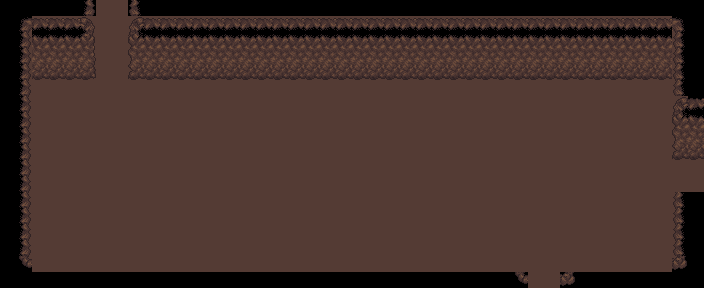

Rendered tile map (Tiled .tmx) drawn with the repository's tilesets; below, a short description and the map source with its tile grids summarised:
An orthogonal 44x18 tile map with 16x16 px tiles, 3 tile layers (Base, Ground, Upper), 2 tilesets and 3 objects (3x Entrance).

<map version="1.5" tiledversion="1.6.0" orientation="orthogonal" renderorder="right-down" width="44" height="18" tilewidth="16" tileheight="16" infinite="0" nextlayerid="22" nextobjectid="48">
 <properties>
  <property name="ActiveSpawn" type="int" value="1" />
  <property name="Dungeon" value="Cave" />
  <property name="MapType" value="Cave" />
  <property name="ResourcesMinMax" value="30-60" />
 </properties>
 <tileset firstgid="1" source="../Tilesets/tilesetDungeon.tsx" />
 <tileset firstgid="161" source="../Tilesets/tsWalls_Floors.tsx" />
 <layer id="19" name="Base" width="44" height="18">
  <data>[792 cells, 792 non-empty, 3 distinct tile ids]</data>
 </layer>
 <layer id="20" name="Ground" width="44" height="18">
  <data>[792 cells, 230 non-empty, 21 distinct tile ids]</data>
 </layer>
 <layer id="21" name="Upper" width="44" height="18">
  <data>[792 cells, 2 non-empty, 1 distinct tile ids]</data>
 </layer>
 <objectgroup id="4" name="Travel">
  <object id="19" name="Entrance" x="96" y="0" width="32" height="4">
   <properties>
    <property name="EntranceDir" value="Down" />
    <property name="Map" value="mapCave_Wing_2_2" />
   </properties>
  </object>
  <object id="46" name="Entrance" x="528" y="284" width="32" height="4">
   <properties>
    <property name="EntranceDir" value="Up" />
    <property name="Map" value="mapCave_Wing_2_6" />
   </properties>
  </object>
  <object id="47" name="Entrance" x="700" y="160" width="4" height="32">
   <properties>
    <property name="EntranceDir" value="Left" />
    <property name="Map" value="mapCave_Wing_2_4" />
   </properties>
  </object>
 </objectgroup>
 <objectgroup id="5" name="MapObject" />
 <objectgroup id="6" name="Character" />
</map>
